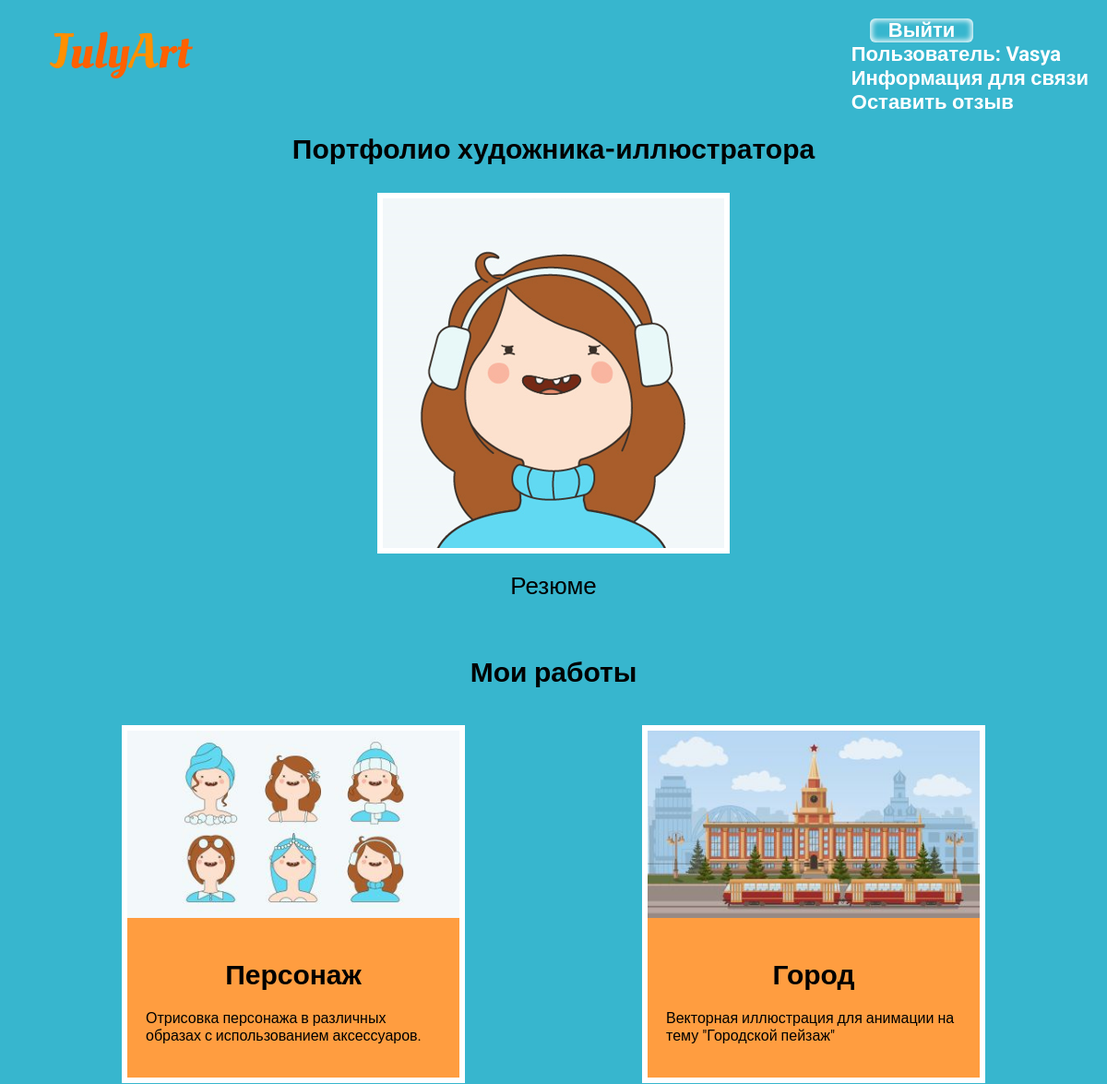
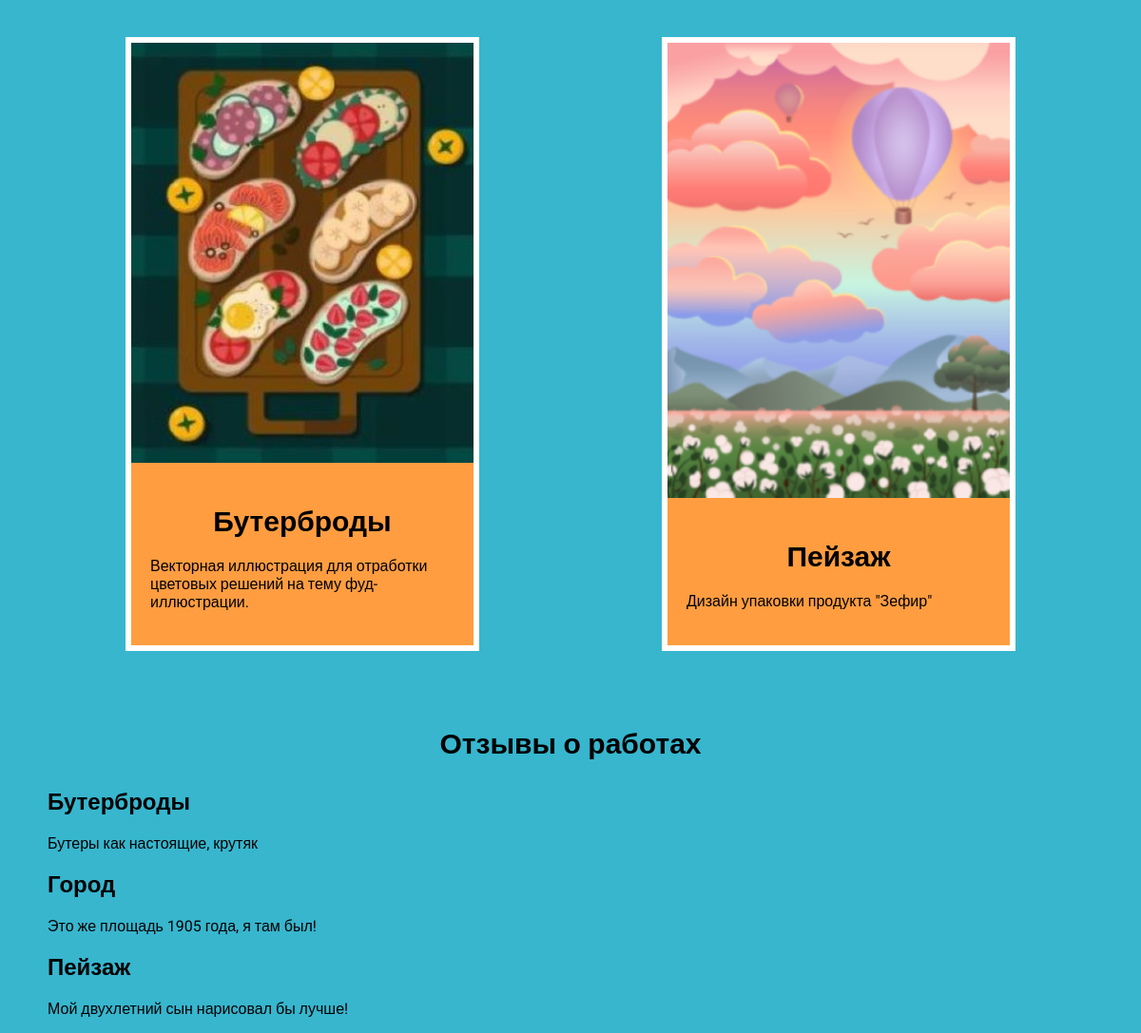
Screenshot of / (signed in) with the database file from the repository (2 pictures, top to bottom).
### works/models.py (models this page shows, shortened)
class Works(models.Model):
    title = models.CharField(max_length=100)
    description = models.CharField(max_length=200)
    image = models.ImageField(upload_to='works/images/')

class Feedback(models.Model):
    title = models.CharField(max_length=70)
    feedback = models.TextField()
    user = models.ForeignKey(User, on_delete=models.CASCADE)

### works/views.py (the view)
# urls.py: path('', views.index, name='index'),
def index(request):
    projects = Works.objects.all()
    feedbacks = Feedback.objects.all()
    return render(request, 'works/index.html', {'projects': projects, 'feedbacks': feedbacks})

### works/templates/works/index.html
{% extends 'works/base.html' %}
{% load static %}
{% block content %}
<p class="headline">Портфолио художника-иллюстратора</p>
<div class="img">
    <img src="{% static 'works/2.png' %}" alt="Selfie">
    <p><a class="res" href="{% static 'works/5.pdf' %}" target="_blank">Резюме</a></p>
</div>
<h2>Мои работы</h2>
<div class="block">
    {% for project in projects %}
    <div class="element">
        <div><img src="{{ project.image.url }}" alt=""></div>
    <div class="text">
    <h2>{{ project.title }}</h2>
    <p>{{ project.description }}</p>
        </div>
        </div>
    {% endfor %}
</div>
<p class="headline">Отзывы о работах</p>
<div>
    {% for feedback in feedbacks %}
    <div class="feedind">
    <h2>{{ feedback.title }}</h2>
    <p>{{ feedback.feedback }}</p>
    </div>
    {% endfor %}
{% endblock %}

### works/templates/works/base.html (shortened to what this page needs)
<!DOCTYPE html>
{% load static %}
<html lang="en">
<head>
    <link rel="stylesheet" href="{% static 'css/style.css' %}">
</head>
<body>
{% if user.is_authenticated %}
<div class="content">
    <div class="wrap">
        <div class="logo">
            <a href="{% url 'index' %}"><img src="{% static 'works/4.png' %}"></a>
        </div>
        <div class="menu2">
            <form class="out" action="{% url 'logoutuser' %}" method="post">
                    <button class="top">Выйти</button>
            </form>
            <p class="user">Пользователь: {{ user.username }}</p>
            <div class="out">
                <a class="inf" href="{% url 'contacts' %}">Информация для связи</a>
            </div>
            <a class="inf" href="{% url 'feedback' %}">Оставить отзыв</a>
        </div>
    </div>
</div>
{% endif %}
        {% block content %}
        {% endblock %}
    </div>
</body>
</html>

### works/static/css/style.css (style rules this page uses)
body { background: #37B6CE; font-family: Roboto, sans-serif; padding: 0; margin: 0; }
.wrap { max-width: 1200px; margin: 0 auto; padding: 20px; display: flex; justify-content: space-between; box-sizing: border-box; }
.block { display: flex; flex-wrap: wrap; justify-content: space-evenly; margin-bottom: 60px; }
.element { background: #FF9D40; border: 6px solid #FFF; margin: 20px 60px; }
.text { width: 360px; padding: 20px; box-sizing: border-box; }
.block img { max-width: 360px; }
.img + h2, .text h2 { text-align: center; margin: 20px 0; font-size: 30px; }
.img { text-align: center; margin-bottom: 60px; }
.img img { border: 6px solid #FFF; text-align: center; }
img { text-align: center; }
.headline { font-size: 30px; font-weight: bold; text-align: center; margin-top: 0; }
.res { text-decoration: none; font-size: 26px; color: black; }
a { text-decoration: none; }
.menu2 { color: white; display: flex; flex-direction: column; align-items: space-between; font-size: 22px; font-weight: bold; }
button { padding: 0 20px; border-radius: 6px; box-shadow: inset 0 0 6px 2px #FFF; margin-top: 40px; font-size: 18px; cursor: pointer; }
form { padding-left: 20px; }
.out button { margin-top: 0; border: none; background-color: inherit; font-size: 22px; font-weight: bold; color: white; }
.inf { font-size: 22px; font-weight: bold; color: white; }
.user { margin:0; }
.feedind { margin-left: 50px; }

### rows the page displays
Works: image (picture), title "Персонаж", description "Отрисовка персонажа в различных образах с использованием аксессуаров."
Works: image (picture), title "Город", description "Векторная иллюстрация для анимации на тему \"Городской пейзаж\""
Works: image (picture), title "Бутерброды", description "Векторная иллюстрация для отработки цветовых решений на тему фуд-иллюстрации."
Works: image (picture), title "Пейзаж", description "Дизайн упаковки продукта \"Зефир\""
Feedback: title "Бутерброды", feedback "Бутеры как настоящие, крутяк"
Feedback: title "Город", feedback "Это же площадь 1905 года, я там был!"
Feedback: title "Пейзаж", feedback "Мой двухлетний сын нарисовал бы лучше!"

### other values shown
{{ user.username }} "Vasya"
